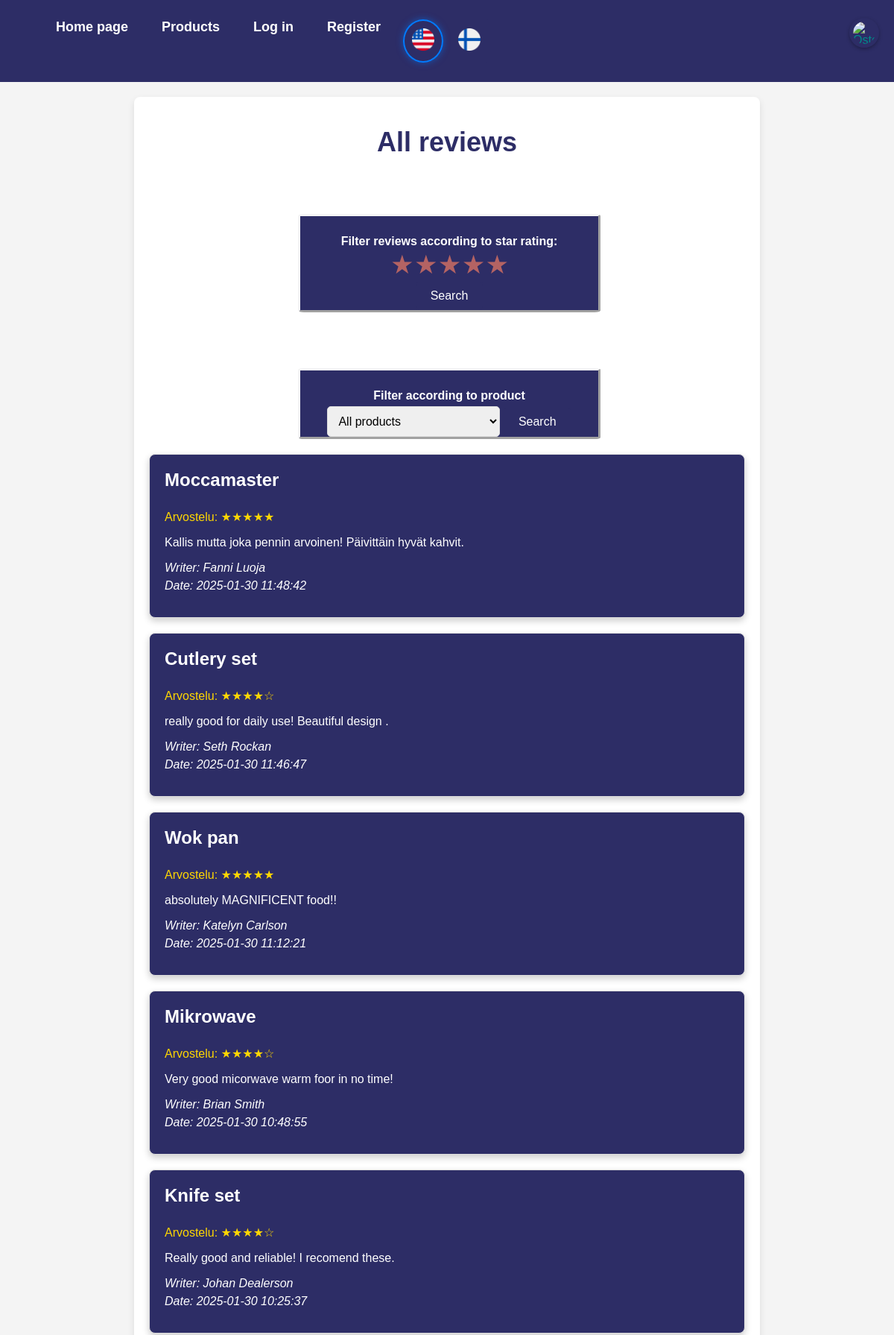
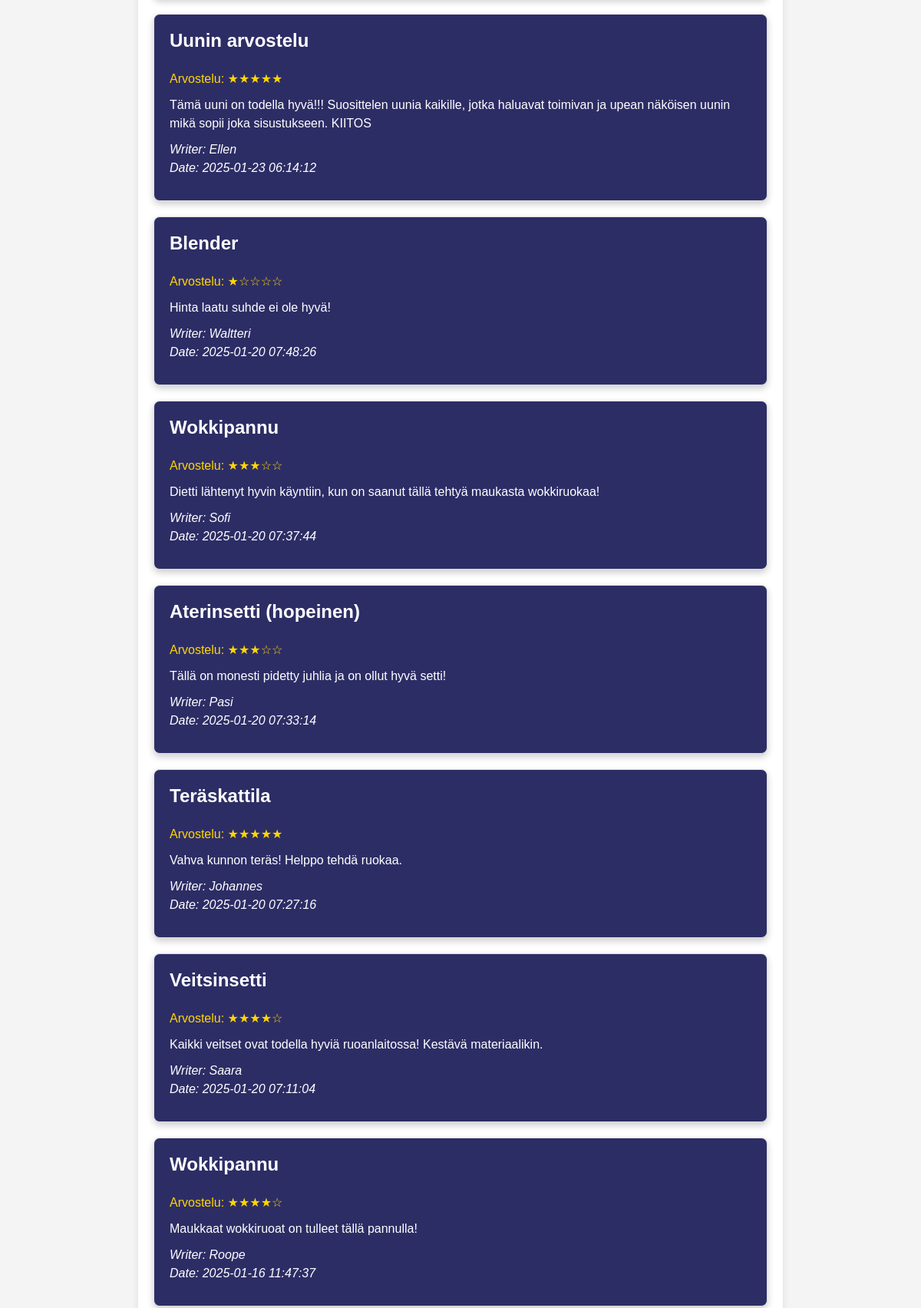
/index.php?page=arvosteluSivu (upper part), run on the app's committed database (2 pictures, top to bottom).
### tables this page shows
CREATE TABLE `arvostelut` (
  `id` int(11) NOT NULL,
  `tuote_id` int(11) NOT NULL,
  `nimi` varchar(255) NOT NULL,
  `sähköposti` varchar(255) NOT NULL,
  `otsikko` varchar(255) NOT NULL,
  `kommentti` text NOT NULL,
  `tähtiarvostelu` int(1) NOT NULL,
  `luotu` timestamp NOT NULL DEFAULT current_timestamp(),
  `arvosana` int(11) NOT NULL
);

### arvosteluSivu.php (the view, shortened to what this page needs)
<?php
require_once('lang.php');
try {
    $dsn = "mysql:host=" . DB_HOST . ";dbname=" . DB_DATABASE . ";charset=utf8";
    $pdo = new PDO($dsn, DB_USER, DB_PASSWORD);
    $pdo->setAttribute(PDO::ATTR_ERRMODE, PDO::ERRMODE_EXCEPTION);
    $pdo->setAttribute(PDO::ATTR_DEFAULT_FETCH_MODE, PDO::FETCH_ASSOC);
    $pdo->setAttribute(PDO::ATTR_EMULATE_PREPARES, false);
} catch (PDOException $e) {
    die('Tietokantayhteyden muodostaminen epäonnistui: ' . $e->getMessage());
}
try {
    $stmt = $pdo->prepare("SELECT id, nimi FROM tuotteet");
    $stmt->execute();
} catch (PDOException $e) {
    echo '<p class="error">Virhe tuotteiden hakemisessa: ' . $e->getMessage() . '</p>';
    $products = [];
}
$product_id = isset($_GET['product_id']) ? $_GET['product_id'] : null;
try {
    if ($product_id) {
        $stmt = $pdo->prepare("SELECT * FROM arvostelut WHERE tuote_id = :product_id ORDER BY luotu DESC");
        $stmt->bindParam(':product_id', $product_id);
    } else {
        $stmt = $pdo->prepare("SELECT * FROM arvostelut ORDER BY luotu DESC");
    }
    $stmt->execute();
    $reviews = $stmt->fetchAll();
} catch (PDOException $e) {
    echo '<p class="error">Virhe arvostelujen hakemisessa: ' . $e->getMessage() . '</p>';
    $reviews = [];
}
$rating_filter = isset($_GET['rating_filter']) ? $_GET['rating_filter'] : null;
try {
    if ($product_id && $rating_filter) {
        $stmt = $pdo->prepare("SELECT * FROM arvostelut WHERE tuote_id = :product_id AND tähtiarvostelu = :rating_filter ORDER BY luotu DESC");
        $stmt->bindParam(':product_id', $product_id);
        $stmt->bindParam(':rating_filter', $rating_filter);
    } elseif ($product_id) {
        $stmt = $pdo->prepare("SELECT * FROM arvostelut WHERE tuote_id = :product_id ORDER BY luotu DESC");
        $stmt->bindParam(':product_id', $product_id);
    } elseif ($rating_filter) {
        $stmt = $pdo->prepare("SELECT * FROM arvostelut WHERE tähtiarvostelu = :rating_filter ORDER BY luotu DESC");
        $stmt->bindParam(':rating_filter', $rating_filter);
    } else {
        $stmt = $pdo->prepare("SELECT * FROM arvostelut ORDER BY luotu DESC");
    }
    $stmt->execute();
    $reviews = $stmt->fetchAll();
} catch (PDOException $e) {
    echo '<p class="error">Virhe arvostelujen hakemisessa: ' . $e->getMessage() . '</p>';
    $reviews = [];
}
?>
<!DOCTYPE html>
<html lang="en">
<head>
</head>
<body>
    <div class="review-container">
        <h1><?= $current_lang['AllReviews']; ?></h1>
        <div class="star-filter">
            <form method="GET" action="index.php">
                <label><?= $current_lang['FilterStar']; ?></label>
                <div class="star-rating">
                    <label for="star5">★</label>
                    <label for="star4">★</label>
                    <label for="star3">★</label>
                    <label for="star2">★</label>
                    <label for="star1">★</label>
                </div>
                <button type="submit"><?= $current_lang['Search']; ?></button>
            </form>
        </div>
        <div class="product-filter">
            <form method="GET" action="index.php">
                <label><?= $current_lang['FilterProduct']; ?></label>
                <select name="product_id" id="product_id" class="product-select">
                    <option value=""><?= $current_lang['AllProducts']; ?></option>
                </select>
                <button type="submit"><?= $current_lang['Search']; ?></button>
            </form>
        </div>
        <?php if (empty($reviews)): ?>
            <h3><?= $current_lang['no_reviews']; ?><?= $current_lang['give_review']; ?><a href="index.php?page=lisaaArvostelu">Tästä</a></h3>
        <?php else: ?>
            <?php foreach ($reviews as $review): ?>
                <div class="review">
                    <h3><?= htmlspecialchars($review['otsikko']) ?></h3>
                    <p class="rating">Arvostelu:
                        <?php
                        for ($i = 1; $i <= 5; $i++) {
                            if ($i <= $review['tähtiarvostelu']) {
                                echo '★';
                            } else {
                                echo '☆';
                            }
                        }
                        ?>
                    </p>
                    <p><?= nl2br(htmlspecialchars($review['kommentti'])) ?></p>
                    <p><em><?= $current_lang['writer']; ?>: <?= htmlspecialchars($review['nimi']) ?>
                            <br>
                             <?= $current_lang['date']; ?>: <?= $review['luotu'] ?></em></p>
                </div>
            <?php endforeach; ?>
        <?php endif; ?>
    </div>
</body>
</html>

### style.css (style rules this page uses)
body { background-image: url('https://live.staticflickr.com/8230/8410882716_2604e5af6b_b.jpg'); }
html, body { margin: 0; padding: 0; box-sizing: border-box; }
form { margin-top: 20%; background-color: rgb(45, 45, 102); max-width: 50%; text-align: center; margin-left: 25%; border-radius: 2%; border-style: outset; border-color: whitesmoke; padding-top: 25px; margin-top: 75px; }
h1 { font-size: 3vw; color: white; font-family: 'Trebuchet MS', 'Lucida Sans Unicode', 'Lucida Grande', 'Lucida Sans', Arial, sans-serif; }
p, b { color: white; }
label { display: block; margin-bottom: 5px; font-weight: bold; }
button { background-color: #28a745; color: white; font-size: 16px; border: none; cursor: pointer; }

### arvosteluSivu.php (style rules this page uses)
body { font-family: 'Trebuchet MS', Arial, sans-serif; margin: 0; padding: 0; background-color: #f4f4f4; color: #333; }
h1 { text-align: center; color: rgb(45, 45, 102); margin-top: 20px; }
.review-container { max-width: 800px; margin: 20px auto; background: white; border-radius: 8px; box-shadow: 0 4px 10px rgba(0, 0, 0, 0.1); padding: 20px; }
.product-filter { margin-bottom: 20px; text-align: center; }
.product-select { padding: 10px; font-size: 16px; border-radius: 5px; border: 1px solid #ddd; }
button { padding: 10px 20px; font-size: 16px; background-color: rgb(45, 45, 102); color: white; border: none; border-radius: 5px; cursor: pointer; }
.review { background: rgb(45, 45, 102); color: white; border: 1px solid #ddd; border-radius: 8px; box-shadow: 0 4px 10px rgba(0, 0, 0, 0.2); margin-bottom: 20px; padding: 20px; text-align: left; }
.review h3 { margin-top: 0; font-size: 1.5em; }
.rating { color: gold; font-size: 1.2em; margin: 10px 0; }
.review p { line-height: 1.5; font-size: 1em; margin: 10px 0; }
.star-filter { text-align: center; margin-bottom: 20px; }
.star-rating { display: flex; justify-content: center; gap: 5px; }
.star-rating label { font-size: 30px; color: rgb(180, 99, 99); cursor: pointer; transition: color 0.3s; }
label { color: white; }

### data on the page
arvostelut: otsikko "Moccamaster", tähtiarvostelu 5 (drawn), kommentti "Kallis mutta joka pennin arvoinen! Päivittäin hyvät kahvit.", nimi "Fanni Luoja", luotu "2025-01-30 11:48:42"
arvostelut: otsikko "Cutlery set", tähtiarvostelu 4 (drawn), kommentti "really good for daily use! Beautiful design .", nimi "Seth Rockan", luotu "2025-01-30 11:46:47"
arvostelut: otsikko "Wok pan", tähtiarvostelu 5 (drawn), kommentti "absolutely MAGNIFICENT food!!", nimi "Katelyn Carlson", luotu "2025-01-30 11:12:21"
arvostelut: otsikko "Mikrowave", tähtiarvostelu 4 (drawn), kommentti "Very good micorwave warm foor in no time!", nimi "Brian Smith", luotu "2025-01-30 10:48:55"
arvostelut: otsikko "Knife set", tähtiarvostelu 4 (drawn), kommentti "Really good and reliable! I recomend these.", nimi "Johan Dealerson", luotu "2025-01-30 10:25:37"
arvostelut: otsikko "Uunin arvostelu", tähtiarvostelu 5 (drawn), kommentti "Tämä uuni on todella hyvä!!! Suosittelen uunia kaikille, jotka haluavat toimivan ja upean näköisen uunin mikä sopii joka sisustukseen. KIITOS", nimi "Ellen", luotu "2025-01-23 06:14:12"
arvostelut: otsikko "Blender", tähtiarvostelu 1 (drawn), kommentti "Hinta laatu suhde ei ole hyvä!", nimi "Waltteri", luotu "2025-01-20 07:48:26"
arvostelut: otsikko "Wokkipannu", tähtiarvostelu 3 (drawn), kommentti "Dietti lähtenyt hyvin käyntiin, kun on saanut tällä tehtyä maukasta wokkiruokaa!", nimi "Sofi", luotu "2025-01-20 07:37:44"
arvostelut: otsikko "Aterinsetti (hopeinen)", tähtiarvostelu 3 (drawn), kommentti "Tällä on monesti pidetty juhlia ja on ollut hyvä setti!", nimi "Pasi", luotu "2025-01-20 07:33:14"
arvostelut: otsikko "Teräskattila", tähtiarvostelu 5 (drawn), kommentti "Vahva kunnon teräs! Helppo tehdä ruokaa.", nimi "Johannes", luotu "2025-01-20 07:27:16"
arvostelut: otsikko "Veitsinsetti", tähtiarvostelu 4 (drawn), kommentti "Kaikki veitset ovat todella hyviä ruoanlaitossa! Kestävä materiaalikin.", nimi "Saara", luotu "2025-01-20 07:11:04"
arvostelut: otsikko "Wokkipannu", tähtiarvostelu 4 (drawn), kommentti "Maukkaat wokkiruoat on tulleet tällä pannulla!", nimi "Roope", luotu "2025-01-16 11:47:37"

### other printed values
$current_lang['homepage'] "Home page"
$current_lang['products'] "Products"
$current_lang['login'] "Log in"
$current_lang['register'] "Register"
$current_lang['AllReviews'] "All reviews"
$current_lang['FilterStar'] "Filter reviews according to star rating:"
$current_lang['Search'] "Search"
$current_lang['FilterProduct'] "Filter according to product"
form field product_id "All products"
